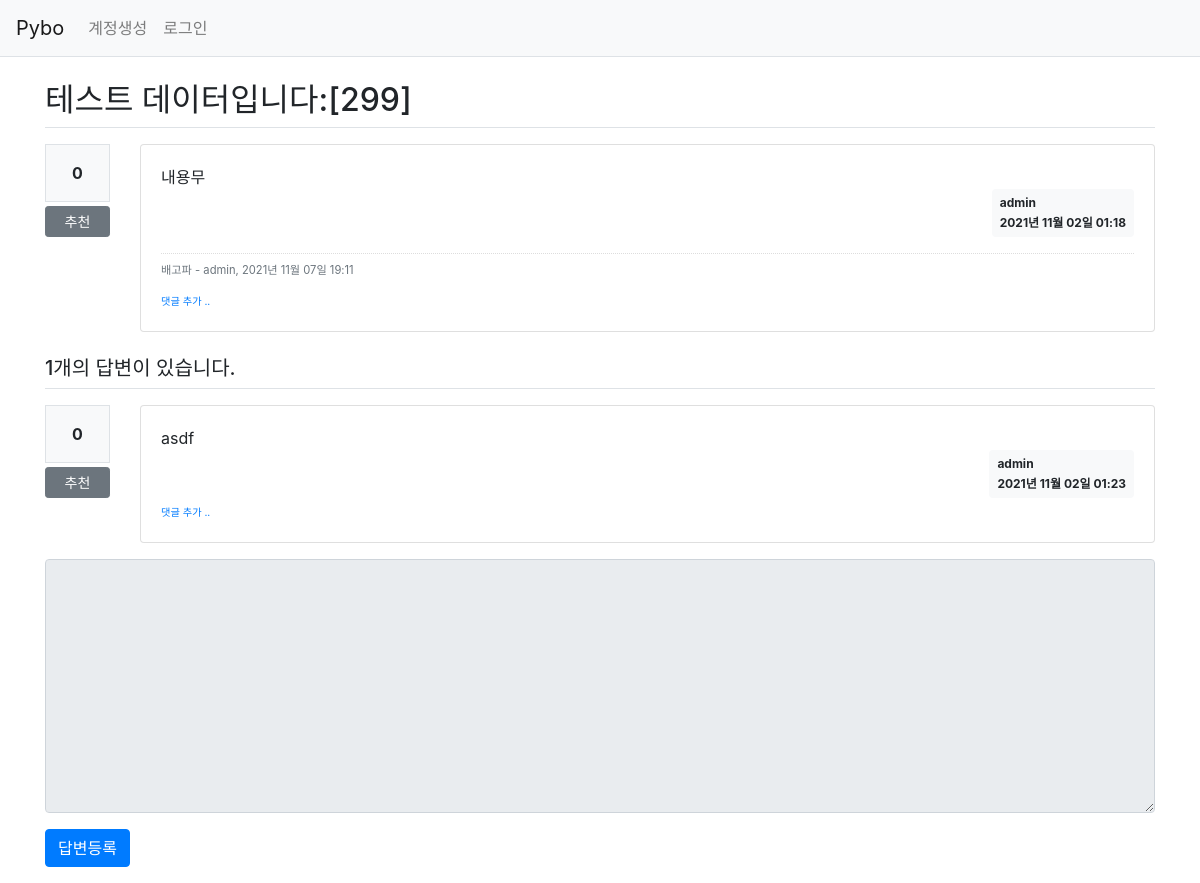
Page /question/detail/300/ on the earlier database version.
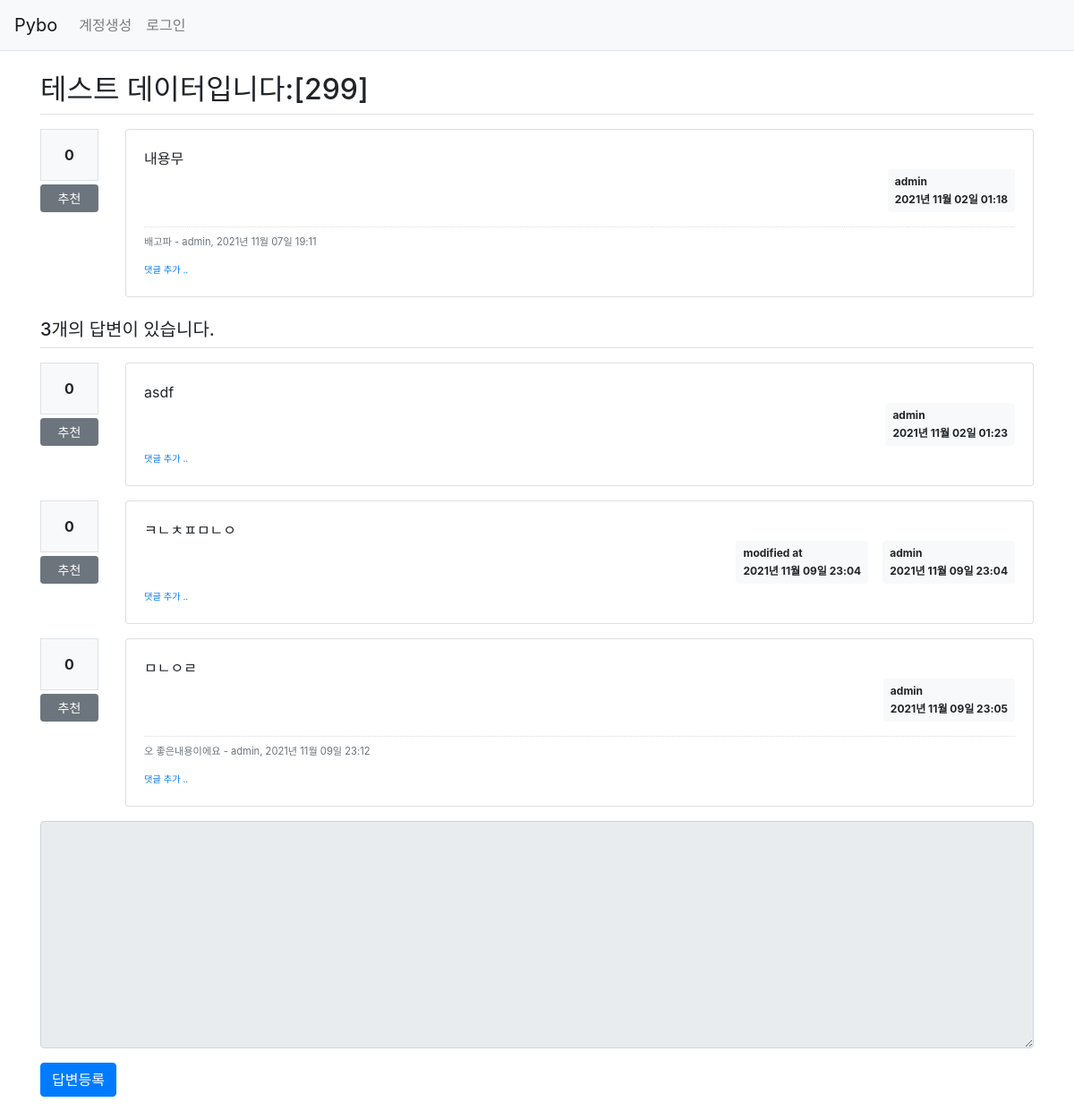
Same page on the later database version.
### pybo/models.py (models this page shows)
class Question(db.Model):
    id = db.Column(db.Integer, primary_key=True)
    subject = db.Column(db.String(200), nullable=False)
    content = db.Column(db.Text(), nullable=False)
    create_date = db.Column(db.DateTime(), nullable=False)
    user_id = db.Column(db.Integer, db.ForeignKey('user.id', ondelete='CASCADE'), nullable=False)
    user = db.relationship('User', backref=db.backref('question_set'))
    modify_date = db.Column(db.DateTime(), nullable=True)
    voter = db.relationship('User', secondary=question_voter, backref=db.backref('question_voter_set'))

class User(db.Model):
    id = db.Column(db.Integer, primary_key=True)
    username = db.Column(db.String(150), unique=True, nullable=False)
    password = db.Column(db.String(200), nullable=False)
    email = db.Column(db.String(120), unique=True, nullable=False)

class Comment(db.Model):
    id = db.Column(db.Integer, primary_key=True)
    user_id = db.Column(db.Integer, db.ForeignKey('user.id', ondelete='CASCADE'), nullable=False)
    user = db.relationship('User', backref=db.backref('comment_set'))
    content = db.Column(db.Text(), nullable=False)
    create_date = db.Column(db.DateTime(), nullable=False)
    modify_date = db.Column(db.DateTime())
    question_id = db.Column(db.Integer, db.ForeignKey('question.id', ondelete='CASCADE'), nullable=True)
    question = db.relationship('Question', backref=db.backref('comment_set'))
    """
    질문에 댓글을 작성시 question_id 필드에, 답변에 댓글이 작성시 answer_id 필드에 값이 저장
    Comment 모델의 데이터에는 question_id 필드 또는 answer_id 필드 중 하나에만 값이 저장
    """
    answer_id = db.Column(db.Integer, db.ForeignKey('answer.id', ondelete='CASCADE'), nullable=True)
    answer = db.relationship('Answer', backref=db.backref('comment_set'))

class Answer(db.Model):
    id = db.Column(db.Integer, primary_key=True)
    question_id = db.Column(db.Integer, db.ForeignKey('question.id', ondelete='CASCADE'))
    question = db.relationship('Question', backref=db.backref('answer_set'))
    content = db.Column(db.Text(), nullable=False)
    create_date = db.Column(db.DateTime(), nullable=False)
    user_id = db.Column(db.Integer, db.ForeignKey('user.id', ondelete='CASCADE'), nullable=False)
    user = db.relationship('User', backref=db.backref('answer_set'))
    modify_date = db.Column(db.DateTime(), nullable=True)
    voter = db.relationship('User', secondary=answer_voter, backref=db.backref('answer_voter_set'))

### pybo/views/question_views.py (the view)
@bp.route('/detail/<int:question_id>/')
def detail(question_id):
    form = AnswerForm()
    question = Question.query.get_or_404(question_id)
    return render_template('question/question_detail.html', question=question, form=form)

### pybo/forms.py
class AnswerForm(FlaskForm):
    content = TextAreaField('내용', validators=[DataRequired('내용은 필수입력 항목입니다.')])

### pybo/filter.py (called while the page is built)
def format_datetime(value, fmt='%Y년 %m월 %d일 %H:%M'):
    return value.strftime(fmt)

### pybo/views/auth_views.py (called while the page is built)
@bp.before_app_request
def load_logged_in_user():
    user_id = session.get('user_id')
    if user_id is None:
        g.user = None
    else:
        g.user = User.query.get(user_id)

### pybo/templates/question/question_detail.html (shortened to what this page needs)
{% extends 'base.html' %}
{% block content %}
<div class="container my-3">
    <h2 class="border-bottom py-2">{{ question.subject }}</h2>
    <div class="row my-3">
        <div class="col-1">
            <div class="bg-light text-center p-3 border font-weight-bolder mb-1">{{ question.voter|length }}</div>
            <a href="#" data-uri="{{ url_for('vote.question', question_id=question.id) }}"
               class="recommend btn btn-sm btn-secondary btn-block my-1">추천</a>
        </div>
        <div class="col-11">
            <div class="card">
                <div class="card-body">
                    <div class="card-text" style="white-space: pre-line;">{{ question.content }}</div>
                    <div class="d-flex justify-content-end">
                        <div class="badge badge-light p-2 text-left">
                            <div class="mb-2">{{ question.user.username }}</div>
                            <div>{{ question.create_date|datetime }}</div>
                        </div>
                    </div>
                    {% if question.comment_set|length > 0 %}
                    <div class="mt-3">
                    {% for comment in question.comment_set %}
                        <div class="comment py-2 text-muted">
                            <span style="white-space: pre-line;">{{ comment.content }}</span>
                            <span>
                                - {{ comment.user.username }}, {{ comment.create_date|datetime }}
                            </span>
                        </div>
                    {% endfor %}
                    </div>
                    {% endif %}
                    <div>
                        <a href="{{ url_for('comment.create_question', question_id=question.id) }}"
                           class="small"><small>댓글 추가 ..</small></a>
                    </div>
                </div>
            </div>
        </div>
    </div>
    <h5 class="border-bottom my-3 py-2">{{ question.answer_set|length }}개의 답변이 있습니다.</h5>
    {% for answer in question.answer_set %}
    <div class="row my-3">
        <div class="col-1">
            <div class="bg-light text-center p-3 border font-weight-bolder mb-1">{{ answer.voter|length }}</div>
            <a href="#" data-uri="{{ url_for('vote.answer', answer_id=answer.id) }}"
                class="recommend btn btn-sm btn-secondary btn-block my-1">추천</a>
        </div>
        <div class="col-11">
            <div class="card">
                <div class="card-body">
                    <div class="card-text" style="white-space: pre-line;">{{ answer.content }}</div>
                    <div class="d-flex justify-content-end">
                        {% if answer.modify_date %}
                        <div class="badge badge-light p-2 text-left mx-3">
                            <div class="mb-2">modified at</div>
                            <div>{{ answer.modify_date|datetime }}</div>
                        </div>
                        {% endif %}
                        <div class="badge badge-light p-2 text-left">
                            <div class="mb-2">{{ answer.user.username }}</div>
                            <div>{{ answer.create_date|datetime }}</div>
                        </div>
                    </div>
                    {% if answer.comment_set|length > 0 %}
                    <div class="mt-3">
                    {% for comment in answer.comment_set %}
                        <div class="comment py-2 text-muted">
                            <span style="white-space: pre-line;">{{ comment.content }}</span>
                            <span>
                                - {{ comment.user.username }}, {{ comment.create_date|datetime }}
                            </span>
                        </div>
                    {% endfor %}
                    </div>
                    {% endif %}
                    <div>
                        <a href="{{ url_for('comment.create_answer', answer_id=answer.id) }}"
                           class="small"><small>댓글 추가 ..</small></a>
                    </div>
                </div>
            </div>
        </div>
    </div>
    {% endfor %}
    <form action="{{ url_for('answer.create', question_id=question.id) }}" method="post" class="my-3">
        <div class="form-group">
            <textarea {% if not g.user %}disabled{% endif %}
                    name="content" id="content" class="form-control" rows="10"></textarea>
        </div>
        <input type="submit" value="답변등록" class="btn btn-primary">
    </form>
</div>
{% endblock %}

### pybo/templates/base.html (shortened to what this page needs)
<!doctype html>
<html lang="ko">
<head>
    <link rel="stylesheet" href="{{ url_for('static', filename='bootstrap.min.css') }}">
    <link rel="stylesheet" href="{{ url_for('static', filename='style.css') }}">
</head>
<body>
{% include "navbar.html" %}
{% block content %}
{% endblock %}
</body>
</html>

### pybo/templates/navbar.html (shortened to what this page needs)
<nav class="navbar navbar-expand-lg navbar-light bg-light border-bottom">
    <a class="navbar-brand" href="{{ url_for('main.index') }}">Pybo</a>
    <div class="collapse navbar-collapse flex-grow-0" id="navbarNav">
        {% if g.user %}
        <ul class="navbar-nav">
            <li class="nav-item ">
                <a class="nav-link" href="{{ url_for('auth.logout') }}">{{ g.user.username }} (로그아웃)</a>
            </li>
        </ul>
        {% else %}
        <ul class="navbar-nav">
            <li class="nav-item ">
                <a class="nav-link" href="{{ url_for('auth.signup') }}">계정생성</a>
            </li>
            <li class="nav-item ">
                <a class="nav-link" href="{{ url_for('auth.login') }}">로그인</a>
            </li>
        </ul>
        {% endif %}
    </div>
</nav>

### pybo/static/style.css (style rules this page uses)
.comment { border-top:dotted 1px #ddd; font-size:0.7em; }

Differences in the rows shown:
added Answer: voter|length "0", content "ㅋㄴㅊㅍㅁㄴㅇ", modify_date "2021년 11월 09일 23:04", user.username "admin", create_date "2021년 11월 09일 23:04"
added Answer: voter|length "0", content "ㅁㄴㅇㄹ", user.username "admin", create_date "2021년 11월 09일 23:05"
added Comment: content "오 좋은내용이에요", user.username "admin", create_date "2021년 11월 09일 23:12", shown under "0"
Other differences:
{{ question.answer_set|length }}: "1" → "3"
